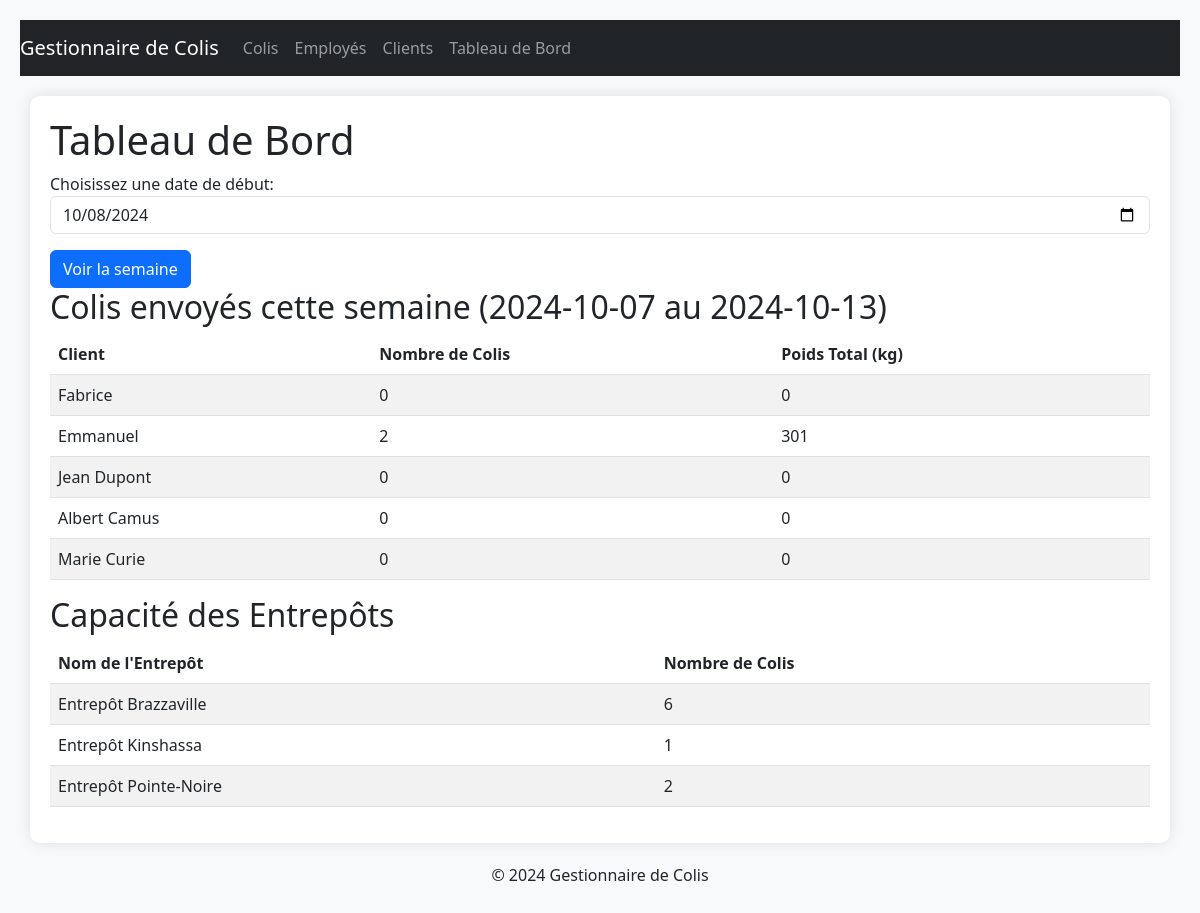
Screenshot of /colis/tableau_bord/ with the database file from the repository.
### colis/models.py (models this page shows, shortened)
class Client(models.Model):
    nom = models.CharField(max_length=100)
    email = models.EmailField(unique=True)
    telephone = models.CharField(max_length=15, unique=True)
    adresse = models.TextField()

class Entrepot(models.Model):
    nom = models.CharField(max_length=100, unique=True)
    adresse = models.CharField(max_length=200, null=True, blank=True)

### colis/views.py (the view)
# urls.py: path('tableau_bord/', views.tableau_bord, name='tableau_bord'),  # Tableau de bord des entrepôts
def tableau_bord(request):
    today = datetime.now()
    start_of_week = today - timedelta(days=today.weekday())  # Lundi
    end_of_week = start_of_week + timedelta(days=6)  # Dimanche
    form = WeekSelectionForm(request.GET or None)
    if form.is_valid():
        pass
    clients_data = Client.objects.annotate(
        colis_count=Count('colis_envoyes', filter=Q(colis_envoyes__date_envoi__range=[start_of_week, end_of_week])),
        poids_total=Sum('colis_envoyes__poids', filter=Q(colis_envoyes__date_envoi__range=[start_of_week, end_of_week])),
    )
    entrepots = Entrepot.objects.annotate(
        capacite_utilisee=Count('colis')
    )
    context = {
        'form': form,
        'start_of_week': start_of_week,
        'end_of_week': end_of_week,
        'clients_data': clients_data,
        'entrepots': entrepots,
    }
    return render(request, 'colis/tableau_bord.html', context)

### colis/forms.py
class WeekSelectionForm(forms.Form):
    start_date = forms.DateField(
        label='Choisissez une date de début',
        initial=timezone.now().date(),
        widget=forms.DateInput(attrs={'class': 'form-control', 'type': 'date'}),
    )

### colis/templates/colis/tableau_bord.html (shortened to what this page needs)
{% extends 'colis/base.html' %}
{% block content %}
    <h1>Tableau de Bord</h1>
    <form method="get">
        {{ form.as_p }}
        <button type="submit" class="btn btn-primary">Voir la semaine</button>
    </form>
    <h2>Colis envoyés cette semaine ({{ start_of_week|date:"Y-m-d" }} au {{ end_of_week|date:"Y-m-d" }})</h2>
    <table class="table table-striped">
        <thead>
            <tr>
                <th>Client</th>
                <th>Nombre de Colis</th>
                <th>Poids Total (kg)</th>
            </tr>
        </thead>
        <tbody>
            {% for client in clients_data %}
            <tr>
                <td>{{ client.nom }}</td>
                <td>{{ client.colis_count }}</td>
                <td>{{ client.poids_total|default:"0" }}</td>
            </tr>
            {% endfor %}
        </tbody>
    </table>
    <h2>Capacité des Entrepôts</h2>
    <table class="table table-striped">
        <thead>
            <tr>
                <th>Nom de l'Entrepôt</th>
                <th>Nombre de Colis</th>
            </tr>
        </thead>
        <tbody>
            {% for entrepot in entrepots %}
            <tr>
                <td>{{ entrepot.nom }}</td>
                <td>{{ entrepot.capacite_utilisee }}</td>
            </tr>
            {% endfor %}
        </tbody>
    </table>
{% endblock %}

### colis/templates/colis/base.html (style rules this page uses)
body { background-color: #f8f9fa; padding: 20px; }

### rows the page displays
Client: nom "Fabrice", colis_count "0", poids_total "0"
Client: nom "Emmanuel", colis_count "2", poids_total "301"
Client: nom "Jean Dupont", colis_count "0", poids_total "0"
Client: nom "Albert Camus", colis_count "0", poids_total "0"
Client: nom "Marie Curie", colis_count "0", poids_total "0"
Entrepot: nom "Entrepôt Brazzaville", capacite_utilisee "6"
Entrepot: nom "Entrepôt Kinshassa", capacite_utilisee "1"
Entrepot: nom "Entrepôt Pointe-Noire", capacite_utilisee "2"

### other values shown
{{ start_of_week|date:"Y-m-d" }} "2024-10-07"
{{ end_of_week|date:"Y-m-d" }} "2024-10-13"
